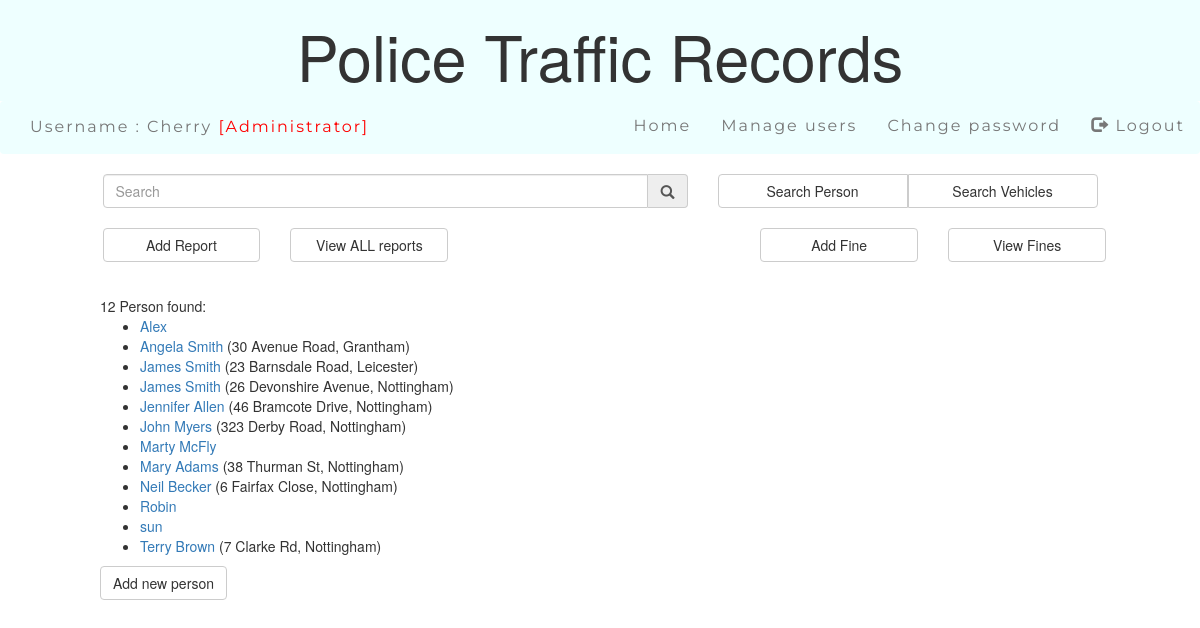
Screenshot of /person.php (signed in) with the database file from the repository.
### tables this page shows
CREATE TABLE IF NOT EXISTS `Officer_access` (
  `Admin` enum('Admin') DEFAULT NULL,
  `username` varchar(50) NOT NULL,
  `password` varchar(50) NOT NULL
);

CREATE TABLE IF NOT EXISTS `People` (
  `People_ID` int(11) NOT NULL,
  `People_name` varchar(50) NOT NULL,
  `People_address` varchar(50) DEFAULT NULL,
  `People_licence` varchar(16) DEFAULT NULL
);

### person_search.php (the view, shortened to what this page needs)
<?php
    $sql = "SELECT * FROM People WHERE CONCAT_WS('|', People_name, People_licence)
            LIKE '%{$_SESSION['keyword']}%' ORDER BY People_name;";
    $result = mysqli_query($db, $sql);
    $count = mysqli_num_rows($result);
    echo "<div class='col-sm-offset-1'>";
    if ($result != "") {
        if ($count == 0) {
            echo "Person '{$_SESSION['keyword']}' not found<br><br>";
        } else {
        if ($count == 1 && $_SESSION['where'] == "main search") {
            $_SESSION["People_ID"] = mysqli_fetch_assoc($result)["People_ID"];
            echo '<script>window.location="person_detail.php"</script>';
        } else {
        echo $count. " Person found:" ;
            echo "<ul>";
            while($row = mysqli_fetch_assoc($result)) {
                echo "<li> <a href = '?ref_p=".$row['People_ID']."'>" . $row["People_name"]. "</a> " ;
                if ($row["People_address"] != ""){
                    echo "(" . $row["People_address"]. ")"; }
                }
                echo "</ul>";
            }
        }
    }
 echo "</div>";
?>

### config.php (shortened to what this page needs)
<html>
<link rel="stylesheet" href="https://maxcdn.bootstrapcdn.com/bootstrap/3.3.7/css/bootstrap.min.css">
</html>

### session.php (shortened to what this page needs)
<?php
   include('config.php');
   $sql = "SELECT username, Admin FROM Officer_access
            WHERE username = '{$_SESSION['login_user']}';";
   $ses_sql = mysqli_query($db,$sql);
   $row = mysqli_fetch_array($ses_sql);
   if (isset($row['Admin'])){
      $manage_users = "Manage users";
      $user_type = "[Administrator]";
   }
?>
<html>
<body>
    <div class="jumbotron text-center">
         <h1>Police Traffic Records</h1>
    </div>
    <nav class="navbar navbar-default">
        <div class="container-fluid">
            <p class="navbar-text"> Username :
                <?php echo "{$_SESSION['login_user']} <font color=red>{$user_type}</font>" ?> </p>
            <ul class="nav navbar-nav navbar-right">
                <li><a href="home.php">Home</a></li>
                <li><a href="manage_user.php"><?php echo $manage_users?></a></li>
                <li><a href="change_password.php">Change password </a></li>
                <li><a href="logout.php"> <span class="glyphicon glyphicon-log-out"></span> Logout</a></li>
            </ul>
        </div>
    </nav>
</body>
</html>

### home.php (shortened to what this page needs)
<?php
   include('session.php');
?>
    <html>
    <head>
    </head>
    <body>
        <form action="home.php" method="post" autocomplete="off">
            <div class="row">
            <div class="col-sm-offset-1 col-sm-6">
                <div class="input-group">
                    <input type="text" class="form-control" placeholder="Search" name="keyword">
                    <span class="input-group-addon"><i class="glyphicon glyphicon-search"></i></span>
                </div>
            </div>
            <div class="col-sm-4">
                <div class="btn-group btn-group-justified">
                    <div class="btn-group">
                    <input type="submit" name="action" value="Search Person" class="btn btn-default"/>
                    </div>
                    <div class="btn-group">
                    <input type="submit" name="action" value="Search Vehicles" class="btn btn-default"/>
                    </div>
                </div>
            </div>
            </div>
            <br>
            <div class="row">
            <div class="col-sm-offset-1">
                <div class="col-sm-2">
                      <input type="submit" name="action" value="Add Report" class="btn btn-default btn-block"/>
                </div>
                <div class="col-sm-2">
                    <a href="view_report.php" class='btn btn-default btn-block' style='white-space: normal'>
                <?php
                if ($user_type == "") {
                    echo "View {$_SESSION['login_user']} reports";
                } else if ($user_type == "[Administrator]") {
                    echo "View ALL reports"; }
                ?>
                </a>
                </div>
                <div class="col-sm-offset-3 col-sm-2">
                <?php
                if ($user_type == "[Administrator]"){
                echo "<input type='submit' name='action' value='Add Fine' class='btn btn-default btn-block'></a>";
                }
                ?>
                </div>
                <div class="col-sm-2">
                <?php
                if ($user_type == "[Administrator]"){
                echo "<a href='view_fines.php' type=button class='btn btn-default btn-block'>View Fines</a>";
                }
                ?>
                </div>
            </div>
            </div>
        </form><br>
    </body>
    </html>

### person.php
<?php
    include('home.php');
    include('person_search.php');
?>
<html>
<body>
    <div class='col-sm-offset-1'>
    <form action="person_detail.php" method="post">
        <input type="submit" class="btn btn-default" name="action" value="Add new person">
    </form><br>
    </div>
</body>
</html>

### config.php (style rules this page uses)
.jumbotron { background-color: #eeffff; margin-bottom: 0; padding: 1; }
.navbar { background-color: #eeffff; border: 0; font-size: 16px; letter-spacing: 2px; font-family: Montserrat, sans-serif; }

### rows the page displays
officer_access: Admin "[Administrator]", Admin "Manage users"
people: People_name "Alex"
people: People_name "Angela Smith", People_address "30 Avenue Road, Grantham"
people: People_name "James Smith", People_address "23 Barnsdale Road, Leicester"
people: People_name "James Smith", People_address "26 Devonshire Avenue, Nottingham"
people: People_name "Jennifer Allen", People_address "46 Bramcote Drive, Nottingham"
people: People_name "John Myers", People_address "323 Derby Road, Nottingham"
people: People_name "Marty McFly"
people: People_name "Mary Adams", People_address "38 Thurman St, Nottingham"
people: People_name "Neil Becker", People_address "6 Fairfax Close, Nottingham"
people: People_name "Robin"
people: People_name "sun"
people: People_name "Terry Brown", People_address "7 Clarke Rd, Nottingham"

### other values shown
$_SESSION['login_user'] "Cherry"
$count "12"
